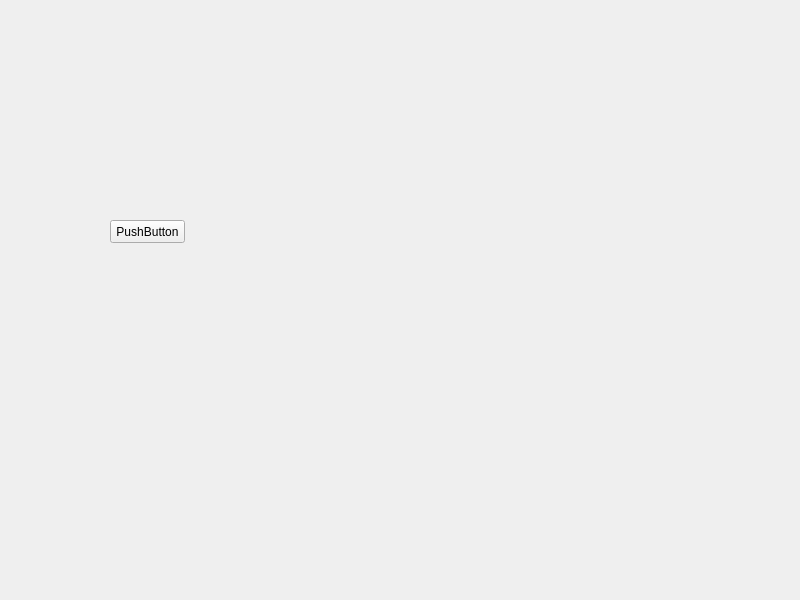
<?xml version="1.0" encoding="UTF-8"?>
<ui version="4.0">
 <class>Widget</class>
 <widget class="QWidget" name="Widget">
  <property name="geometry">
   <rect>
    <x>0</x>
    <y>0</y>
    <width>800</width>
    <height>600</height>
   </rect>
  </property>
  <property name="windowTitle">
   <string>Widget</string>
  </property>
  <widget class="QPushButton" name="pushButton">
   <property name="geometry">
    <rect>
     <x>110</x>
     <y>220</y>
     <width>75</width>
     <height>23</height>
    </rect>
   </property>
   <property name="text">
    <string>PushButton</string>
   </property>
  </widget>
 </widget>
 <resources/>
 <connections/>
</ui>
